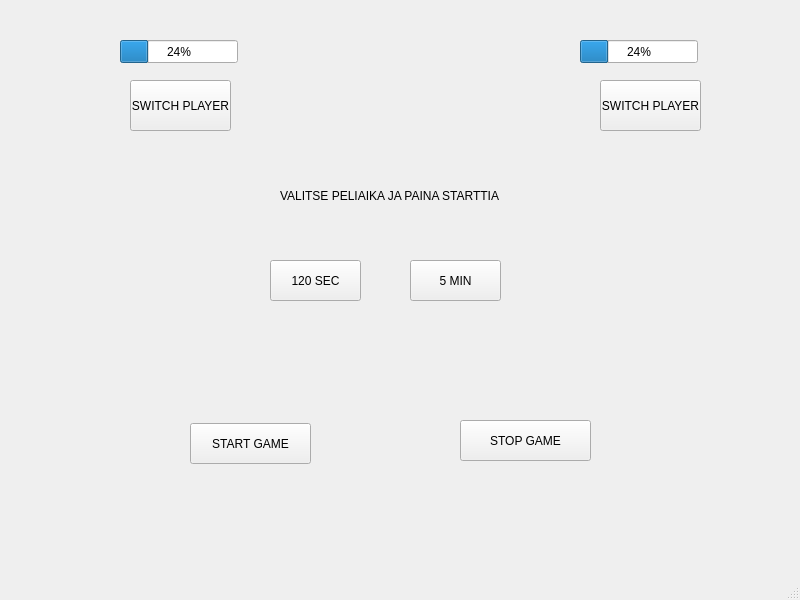
<?xml version="1.0" encoding="UTF-8"?>
<ui version="4.0">
 <class>MainWindow</class>
 <widget class="QMainWindow" name="MainWindow">
  <property name="geometry">
   <rect>
    <x>0</x>
    <y>0</y>
    <width>800</width>
    <height>600</height>
   </rect>
  </property>
  <property name="windowTitle">
   <string>MainWindow</string>
  </property>
  <widget class="QWidget" name="centralwidget">
   <widget class="QProgressBar" name="progressBar">
    <property name="geometry">
     <rect>
      <x>120</x>
      <y>40</y>
      <width>118</width>
      <height>23</height>
     </rect>
    </property>
    <property name="value">
     <number>24</number>
    </property>
   </widget>
   <widget class="QProgressBar" name="progressBar_2">
    <property name="geometry">
     <rect>
      <x>580</x>
      <y>40</y>
      <width>118</width>
      <height>23</height>
     </rect>
    </property>
    <property name="value">
     <number>24</number>
    </property>
   </widget>
   <widget class="QLabel" name="label1">
    <property name="geometry">
     <rect>
      <x>280</x>
      <y>160</y>
      <width>271</width>
      <height>71</height>
     </rect>
    </property>
    <property name="font">
     <font>
      <pointsize>9</pointsize>
     </font>
    </property>
    <property name="text">
     <string>VALITSE PELIAIKA JA PAINA STARTTIA</string>
    </property>
   </widget>
   <widget class="QPushButton" name="P1">
    <property name="geometry">
     <rect>
      <x>130</x>
      <y>80</y>
      <width>101</width>
      <height>51</height>
     </rect>
    </property>
    <property name="text">
     <string>SWITCH PLAYER</string>
    </property>
   </widget>
   <widget class="QPushButton" name="P2">
    <property name="geometry">
     <rect>
      <x>600</x>
      <y>80</y>
      <width>101</width>
      <height>51</height>
     </rect>
    </property>
    <property name="text">
     <string>SWITCH PLAYER</string>
    </property>
   </widget>
   <widget class="QPushButton" name="Aika1">
    <property name="geometry">
     <rect>
      <x>270</x>
      <y>260</y>
      <width>91</width>
      <height>41</height>
     </rect>
    </property>
    <property name="text">
     <string>120 SEC</string>
    </property>
   </widget>
   <widget class="QPushButton" name="Aika2">
    <property name="geometry">
     <rect>
      <x>410</x>
      <y>260</y>
      <width>91</width>
      <height>41</height>
     </rect>
    </property>
    <property name="text">
     <string>5 MIN</string>
    </property>
   </widget>
   <widget class="QPushButton" name="Start">
    <property name="geometry">
     <rect>
      <x>190</x>
      <y>423</y>
      <width>121</width>
      <height>41</height>
     </rect>
    </property>
    <property name="text">
     <string>START GAME</string>
    </property>
   </widget>
   <widget class="QPushButton" name="Stop">
    <property name="geometry">
     <rect>
      <x>460</x>
      <y>420</y>
      <width>131</width>
      <height>41</height>
     </rect>
    </property>
    <property name="text">
     <string>STOP GAME</string>
    </property>
   </widget>
  </widget>
  <widget class="QMenuBar" name="menubar">
   <property name="geometry">
    <rect>
     <x>0</x>
     <y>0</y>
     <width>800</width>
     <height>21</height>
    </rect>
   </property>
  </widget>
  <widget class="QStatusBar" name="statusbar"/>
 </widget>
 <resources/>
 <connections/>
</ui>
